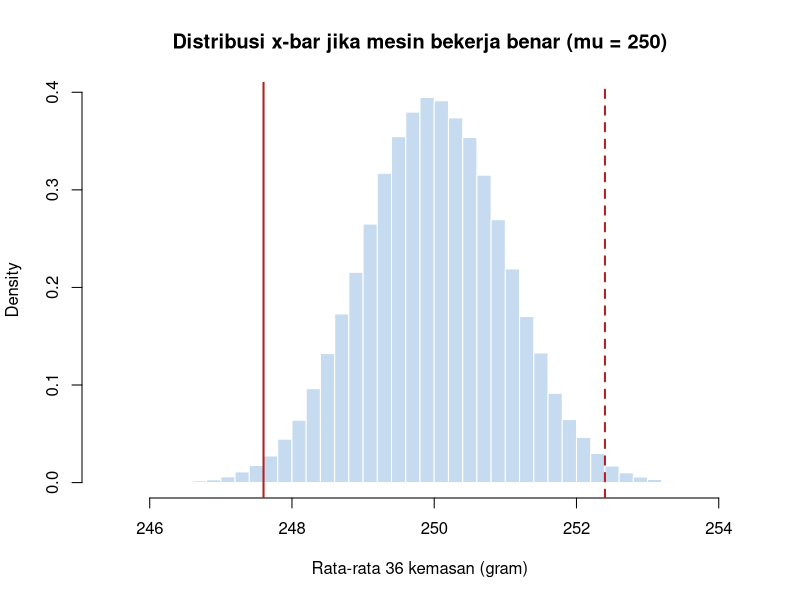
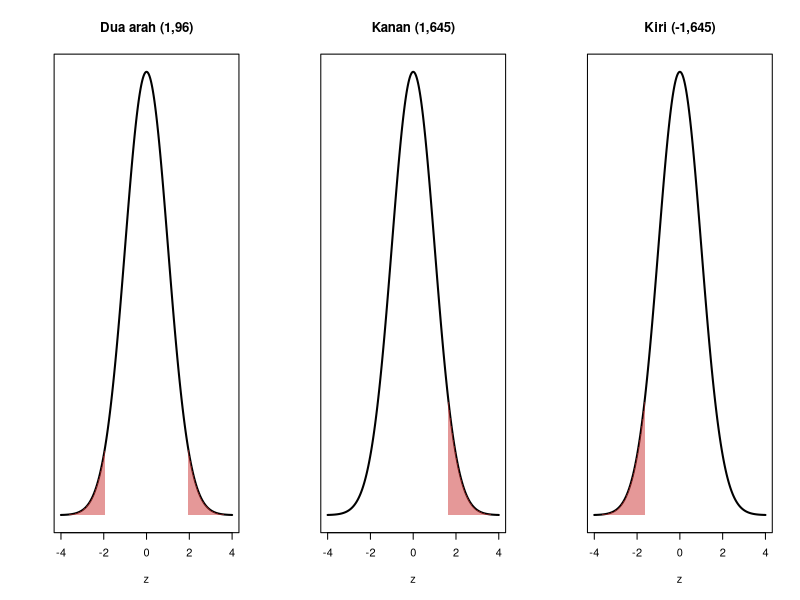
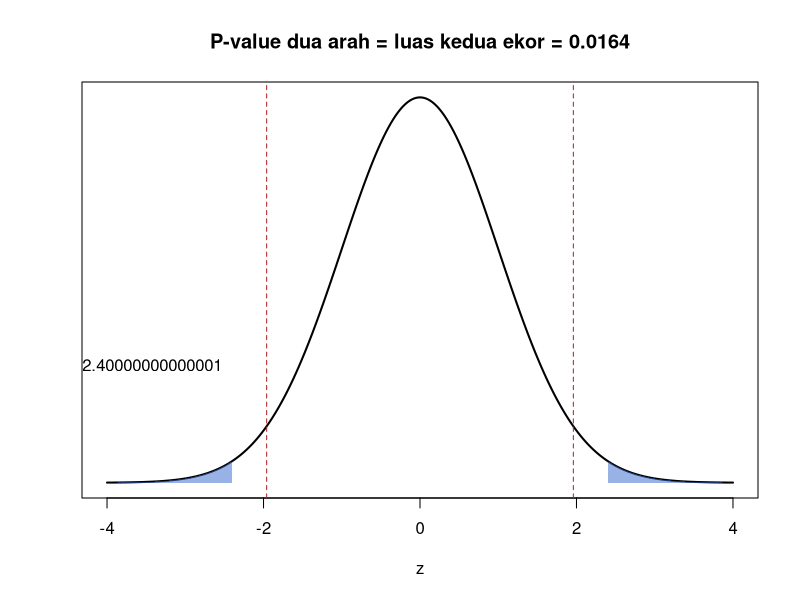

Write the R code that produced these figures, in order.
## ---- chunk 1
# Tabel Pengadilan Uji Hipotesis

library(knitr)

pengadilan <- data.frame(
  Pengadilan = c(
    "Praduga tak bersalah",
    "Tuduhan jaksa",
    "Bukti di persidangan",
    "Standar tanpa keraguan yang wajar",
    "Putusan bersalah",
    "Putusan tidak terbukti bersalah",
    "Menghukum orang tak bersalah",
    "Membebaskan orang bersalah"
  ),

  `Uji Hipotesis` = c(
    "H0 diasumsikan benar",
    "H1 (klaim yang ingin dibuktikan)",
    "Data sampel dan statistik uji",
    "Tingkat signifikansi (α)",
    "Tolak H0",
    "Gagal menolak H0 (bukan menerima H0)",
    "Kesalahan Tipe I",
    "Kesalahan Tipe II"
  ),

  check.names = FALSE
)

knitr::kable(
  pengadilan,
  caption = "Analogi Pengadilan dalam Uji Hipotesis",
  col.names = c("Pengadilan", "Uji Hipotesis"),
  align = c("l", "l"),
  booktabs = TRUE
)
## ---- chunk 2
# Simulasi Distribusi Sampling Rata-rata

mu0 <- 250
sigma <- 6
n <- 36
xbar <- 247.6

# Menghitung Standard Error
se <- sigma / sqrt(n)

# Simulasi distribusi sampling jika H0 benar
set.seed(10)

xbar_jika_H0 <- replicate(
  100000,
  mean(rnorm(n, mean = mu0, sd = sigma))
)

# Membuat histogram
hist(
  xbar_jika_H0,
  breaks = 60,
  col = "#c6dbef",
  border = "white",
  freq = FALSE,
  main = "Distribusi x-bar jika mesin bekerja benar (mu = 250)",
  xlab = "Rata-rata 36 kemasan (gram)"
)

# Menambahkan garis rata-rata sampel dan posisi simetris
abline(
  v = c(xbar, 2 * mu0 - xbar),
  col = "firebrick",
  lwd = 2,
  lty = c(1, 2)
)
## ---- chunk 3
mean(abs(xbar_jika_H0 - mu0) >= abs(xbar - mu0)) # seberapa sering selisih sebesar ini terjadi
## ---- chunk 4
# Tabel Perbandingan Hipotesis Nol dan Hipotesis Alternatif

library(knitr)

hipotesis <- data.frame(
  Aspek = c(
    "Isi",
    "Tanda",
    "Posisi dalam uji"
  ),

  `Hipotesis Nol (H0)` = c(
    "Tidak ada efek, perbedaan, atau perubahan; status quo",
    "Selalu memuat kesamaan: =, <=, atau >=",
    "Diasumsikan benar selama perhitungan"
  ),

  `Hipotesis Alternatif (H1 atau Ha)` = c(
    "Klaim yang ingin dibuktikan peneliti",
    "Tidak sama dengan (≠), lebih besar (>), atau lebih kecil (<)",
    "Didukung jika terdapat bukti statistik yang cukup kuat"
  ),

  check.names = FALSE
)

knitr::kable(
  hipotesis,
  caption = "Perbandingan Hipotesis Nol dan Hipotesis Alternatif",
  align = "l",
  booktabs = TRUE
)
## ---- chunk 5
# Tabel Bentuk Pengujian Hipotesis

library(knitr)

bentuk_hipotesis <- data.frame(
  Bentuk = c(
    "Dua arah",
    "Satu arah kanan",
    "Satu arah kiri"
  ),

  H0 = c(
    "μ = μ0",
    "μ <= μ0",
    "μ >= μ0"
  ),

  H1 = c(
    "μ != μ0",
    "μ > μ0",
    "μ < μ0"
  ),

  `Daerah Penolakan` = c(
    "Kedua ekor",
    "Ekor kanan",
    "Ekor kiri"
  ),

  `Contoh Pertanyaan` = c(
    "Apakah rata-rata pengisian berbeda dari 250 g?",
    "Apakah rata-rata TSS melebihi baku mutu?",
    "Apakah umur baterai kurang dari klaim 20 jam?"
  ),

  check.names = FALSE
)

knitr::kable(
  bentuk_hipotesis,
  caption = "Bentuk Pengujian Hipotesis",
  align = c("l", "c", "c", "c", "l"),
  booktabs = TRUE
)
## ---- chunk 6
# Tabel Kata Kunci dalam Klaim Hipotesis

library(knitr)

kata_kunci <- data.frame(
  Kata_Kunci_dalam_Klaim = c(
    "Berbeda, berubah, tidak sama",
    "Lebih dari, meningkat, melebihi, lebih baik",
    "Kurang dari, menurun, lebih rendah, lebih cepat (waktu)"
  ),
  Tanda_di_H1 = c(
    "\u2260",
    ">",
    "<"
  ),
  check.names = FALSE
)

knitr::kable(
  kata_kunci,
  caption = "Kata Kunci dalam Klaim dan Tanda Hipotesis Alternatif",
  col.names = c("Kata Kunci dalam Klaim", "Tanda di H1"),
  align = c("l", "c"),
  booktabs = TRUE
)
## ---- chunk 7
z_hitung <- (xbar - mu0) / se
z_hitung
## ---- chunk 8
alpha <- 0.05
c(Dua_arah = qnorm(1 - alpha / 2), Kanan = qnorm(1 - alpha), Kiri = qnorm(alpha))
## ---- chunk 9
gambar_daerah <- function(arah, judul, alpha = 0.05) {
x <- seq(-4, 4, length.out = 400)
plot(x, dnorm(x), type = "l", lwd = 2, main = judul, xlab = "z", ylab = "", yaxt = "n")
arsir <- function(a, b) polygon(c(a, seq(a, b, length.out = 100), b),
c(0, dnorm(seq(a, b, length.out = 100)), 0),
col = rgb(0.8, 0.2, 0.2, 0.5), border = NA)
if (arah == "dua") { k <- qnorm(1 - alpha / 2); arsir(-4, -k); arsir(k, 4) }
if (arah == "kanan") { k <- qnorm(1 - alpha); arsir(k, 4) }
if (arah == "kiri") { k <- qnorm(alpha); arsir(-4, k) }
}
par(mfrow = c(1, 3))
gambar_daerah("dua", "Dua arah (1,96)")
gambar_daerah("kanan", "Kanan (1,645)")
gambar_daerah("kiri", "Kiri (-1,645)")
## ---- chunk 10
par(mfrow = c(1, 1))
## ---- chunk 11
# Tabel Arah Uji dan P-value

library(knitr)

arah_uji <- data.frame(
  `Arah Uji` = c(
    "Dua arah",
    "Kanan",
    "Kiri"
  ),

  `P-value` = c(
    "2 × P(Z >= |z|)",
    "P(Z >= z)",
    "P(Z <= z)"
  ),

  check.names = FALSE
)

knitr::kable(
  arah_uji,
  caption = "Arah Uji dan Perhitungan P-value",
  align = c("l", "c"),
  booktabs = TRUE
)
## ---- chunk 12
p_dua <- 2 * (1 - pnorm(abs(z_hitung)))
p_dua
## ---- chunk 13
x <- seq(-4, 4, length.out = 400)
plot(x, dnorm(x), type = "l", lwd = 2, xlab = "z", ylab = "", yaxt = "n",
main = paste0("P-value dua arah = luas kedua ekor = ", round(p_dua, 4)))
for (bts in list(c(-4, -abs(z_hitung)), c(abs(z_hitung), 4))) {
xs <- seq(bts[1], bts[2], length.out = 100)
polygon(c(bts[1], xs, bts[2]), c(0, dnorm(xs), 0), col = rgb(0.2, 0.4, 0.8, 0.5), border = NA)
}
abline(v = c(-1.96, 1.96), lty = 2, col = "firebrick")
text(z_hitung, 0.12, labels = paste0("z = ", z_hitung), pos = 2)
## ---- chunk 14
# Tabel Pendekatan Keputusan Uji Hipotesis

library(knitr)

pendekatan <- data.frame(
  Pendekatan = c(
    "Nilai kritis",
    "P-value"
  ),
  
  Aturan_Tolak_H0 = c(
    "Statistik uji jatuh di daerah penolakan",
    "P-value <= alpha"
  ),
  
  Contoh_Mesin_Kopi = c(
    "|z| = 2,4 > 1,96 => Tolak H0",
    "0,0164 <= 0,05 => Tolak H0"
  ),
  
  check.names = FALSE
)

knitr::kable(
  pendekatan,
  caption = "Pendekatan Keputusan Uji Hipotesis pada Mesin Kopi",
  col.names = c(
    "Pendekatan",
    "Aturan Tolak H0",
    "Contoh Mesin Kopi"
  ),
  align = c("l", "l", "l"),
  booktabs = TRUE
)
## ---- chunk 15
# Tabel P-value dan Kekuatan Bukti Melawan H0

p_value <- data.frame(
  P_value = c(
    "> 0,10",
    "0,05 - 0,10",
    "0,01 - 0,05",
    "< 0,01"
  ),
  Kekuatan_Bukti = c(
    "Lemah / tidak ada",
    "Lemah - sedang",
    "Cukup kuat",
    "Sangat kuat"
  )
)

knitr::kable(
  p_value,
  caption = "Pedoman Kekuatan Bukti Berdasarkan P-value",
  col.names = c("P-value", "Kekuatan Bukti Melawan H0"),
  align = c("c", "l")
)
## ---- chunk 16
# Tabel Langkah-Langkah Pengujian Hipotesis

library(knitr)

langkah_hipotesis <- data.frame(
  Langkah = c(
    "1",
    "2",
    "3",
    "4",
    "5"
  ),

  Isi = c(
    "Rumuskan H0 dan H1 (tentukan arah)",
    "Tetapkan tingkat signifikansi (α)",
    "Pilih uji yang sesuai, periksa asumsi, hitung statistik uji",
    "Tentukan nilai kritis dan/atau p-value, ambil keputusan",
    "Tulis kesimpulan dalam konteks masalah (bukan sekadar 'tolak H0')"
  ),

  check.names = FALSE
)

knitr::kable(
  langkah_hipotesis,
  caption = "Langkah-Langkah Pengujian Hipotesis",
  align = c("c", "l"),
  booktabs = TRUE
)
## ---- chunk 17
uji_z <- function(xbar, mu0, sigma, n, arah = c("dua", "kanan", "kiri"), alpha = 0.05) {
arah <- match.arg(arah)
z <- (xbar - mu0) / (sigma / sqrt(n))
p <- switch(arah, dua = 2 * (1 - pnorm(abs(z))), kanan = 1 - pnorm(z), kiri = pnorm(z))
kritis <- switch(arah, dua = qnorm(1 - alpha / 2), kanan = qnorm(1 - alpha), kiri = qnorm(alpha))
data.frame(z = round(z, 4), z_kritis = round(kritis, 4), p_value = signif(p, 4),
keputusan = ifelse(p <= alpha, "Tolak H0", "Gagal menolak H0"))

}
## ---- chunk 18
uji_z(xbar = 247.6, mu0 = 250, sigma = 6, n = 36, arah = "dua")
## ---- chunk 19
uji_z(xbar = 50.1, mu0 = 48, sigma = 10, n = 50, arah = "kanan")
## ---- chunk 20
ci <- 247.6 + c(-1, 1) * qnorm(0.975) * 6 / sqrt(36)
round(ci, 3)
## ---- chunk 21
250 >= ci[1] & 250 <= ci[2] # FALSE -> 250 di luar selang -> konsisten dengan "tolak H0"
